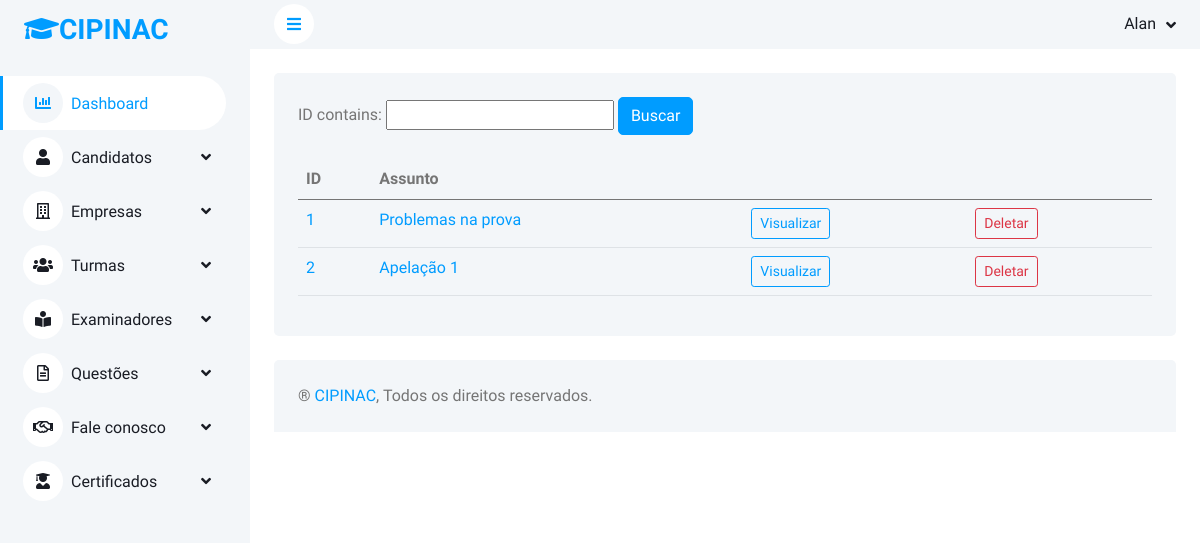
/visualizar/faleconosco/ (signed in), run on an earlier commit of the app's database.
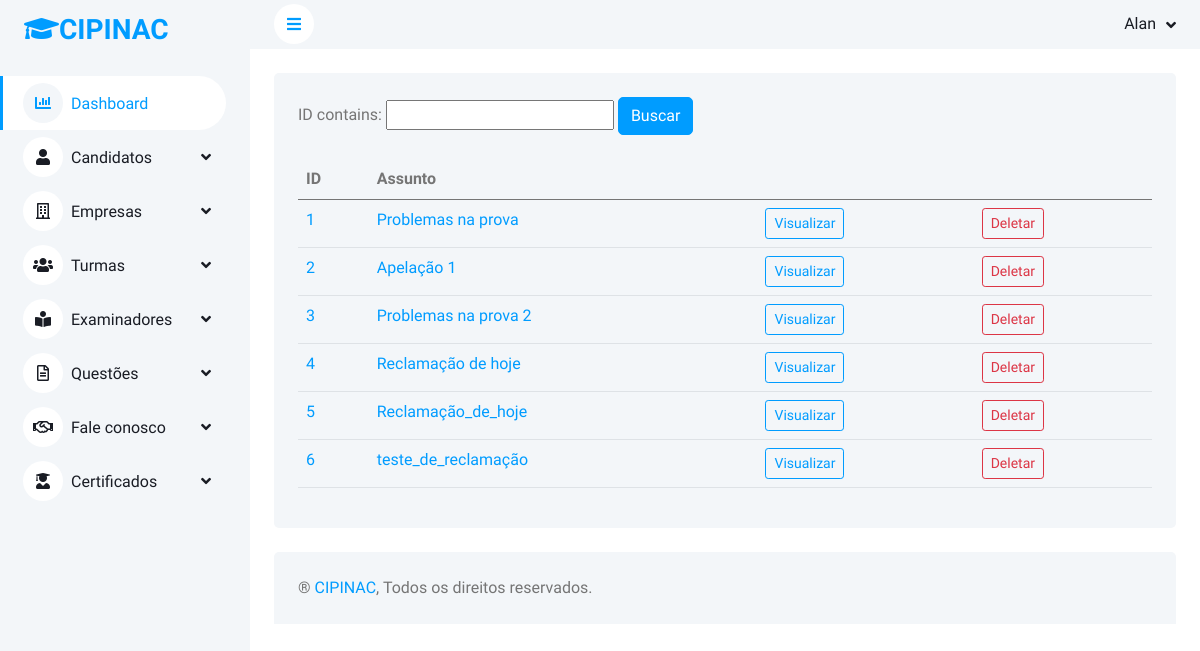
And on a later commit of the database.
### alunos/models.py (models this page shows, shortened)
class Solicitacao(models.Model):
    TIPO =  (
        ("Geral", "Geral"),
        ("Apelação", "Apelação"),
        ("Reclamação", "Reclamação")
    )
    tipo = models.CharField(max_length=20, choices=TIPO)
    protocolo = models.CharField(max_length=100, null=True, blank=True)
    titulo = models.CharField(max_length=100)
    email = models.EmailField(max_length=50)
    telefone = models.CharField(max_length=11)
    texto = models.TextField()
    anotacoes_cipinac = models.TextField(null=True, blank=True)

### alunos/views.py (the view)
# urls.py: path('visualizar/faleconosco/', views.view_faleconosco, name='view_faleconosco'),
@login_required(login_url='index')
def view_faleconosco(request):
    object_list = Solicitacao.objects.all()
    solicitacao_list = SolicitacaoFilter(request.GET, queryset=object_list)
    context = {
        'object_list': object_list,
        'filter': solicitacao_list,
    }
    return render(request, 'view-faleconosco.html', context)

### templates/view-faleconosco.html (shortened to what this page needs)
{% extends 'base.html' %}
{% load widget_tweaks %}
{% load static %}
{% block content %}
                    <div class="container-fluid pt-4 px-4">
                        <div class="bg-light rounded h-100 p-4">
                            <form method="get">
                                {{filter.form}}
                                <input type="submit"  class="btn btn-primary" value="Buscar">
                            </form></br>
                        <div class="table-responsive">
                    <table class="table">
                    <thead>
                        <tr>
                            <th>ID</th>
                            <th>Assunto</th>
                            <th></th>
                            <th></th>
                        </tr>
                    </thead>
                    <tbody>
                        {% for solicitacao in filter.qs %}
                        <tr>
                            <td>
                                <a href="">
                                    {{solicitacao.id}}
                                </a>
                            </td>
                                <td>
                                    <a href="">
                                        {{solicitacao.titulo}}
                                    </a>
                                </td>
                            <td>
                                <a href="{% url 'update_faleconosco' solicitacao.id %}">
                                    <input type="submit" class="btn btn-outline-primary btn-sm" value="Visualizar">
                                </a>
                            </td>
                            <td>
                                <a href="">
                                    <input type="submit" class="btn btn-outline-danger btn-sm" value="Deletar">
                                </a>
                            </td>
                        </tr>
                        {% endfor %}
                    </tbody>
                </table>
                         </div>
                     </div>
                 </div>
{% endblock %}

What changed in the data, as far as the page shows it:
added Solicitacao: id "3", titulo "Problemas na prova 2"
added Solicitacao: id "4", titulo "Reclamação de hoje"
added Solicitacao: id "5", titulo "Reclamação_de_hoje"
added Solicitacao: id "6", titulo "teste_de_reclamação"
